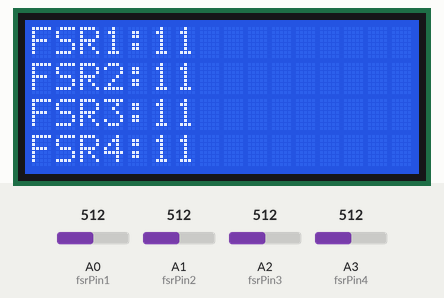
The sketch below on a simulated Arduino Uno, built with avr-gcc and run on an emulated ATmega328P. Shown: 16×4 character LCD. The test bench sets the inputs (shaded band); at power-on: A0 (fsrPin1) = 512, A1 (fsrPin2) = 512, A2 (fsrPin3) = 512, A3 (fsrPin4) = 512. What the sketch prints to the serial monitor is not drawn.

Above: at 1.2 s.
1.3 s: A0 (fsrPin1) set to 716
At 3.2 s:
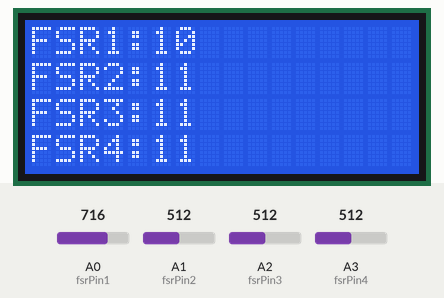
3.5 s: A1 (fsrPin2) set to 716
At 5.3 s:
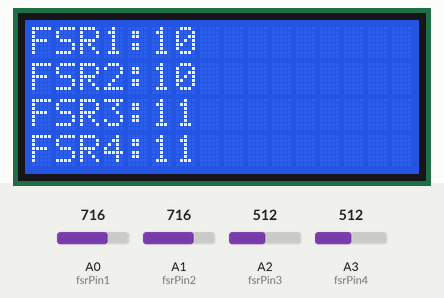
5.6 s: A2 (fsrPin3) set to 716
At 7.3 s:
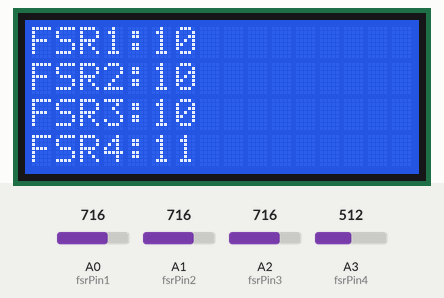
7.6 s: A3 (fsrPin4) set to 716
At 8.4 s:
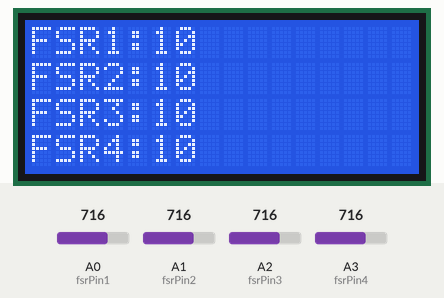
9.6 s: A0 (fsrPin1) set to 306
At 10.5 s:
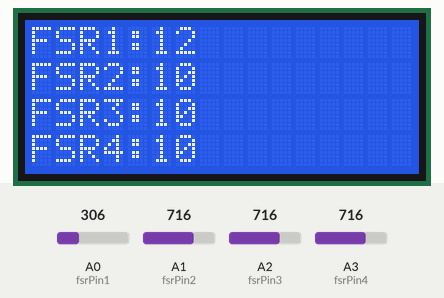
11.6 s: A1 (fsrPin2) set to 306
At 12.7 s:
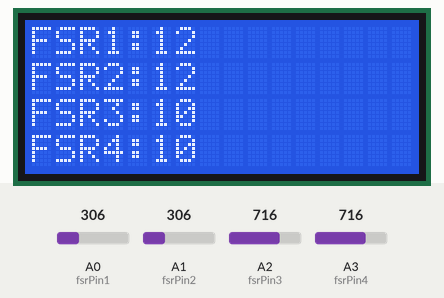
Timing chart, 0 to 14.6 s (numbered marks = the images above; inputs shaded):
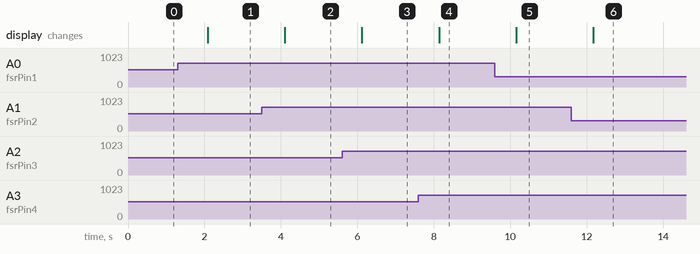

Measured:
- after the input at 1.3 s, the display: changes after 0.79 s (image 1)
- after the input at 3.5 s, the display: changes after 0.61 s (image 2)
- after the input at 5.6 s, the display: changes after 0.52 s (image 3)
- after the input at 7.6 s, the display: changes after 0.54 s (image 4)
- after the input at 9.6 s, the display: changes after 0.56 s (image 5)
- after the input at 11.6 s, the display: changes after 0.57 s (image 6)

The sketch:

FSR_4_TX_ARDUINO_labview.ino
```cpp
/* FSR testing sketch.

Connect one end of FSR to power, the other end to Analog 0.
Then connect one end of a 10K resistor from Analog 0 to ground

For more information see www.ladyada.net/learn/sensors/fsr.html */
#include <LiquidCrystal.h>
LiquidCrystal lcd(12, 11, 5, 4, 3, 2);

int fsrPin1 = 0;     // the FSR and 10K pulldown are connected to a0
int fsrPin2 = 1;
int fsrPin3 = 2;
int fsrPin4 = 3;

int fsrReading1;     // the analog reading from the FSR resistor divider
int fsrReading2;
int fsrReading3;
int fsrReading4;

int fsrVoltage1;     // the analog reading converted to voltage
int fsrVoltage2;
int fsrVoltage3;
int fsrVoltage4;
unsigned long fsrResistance1;  // The voltage converted to resistance, can be very big so make "long"
unsigned long fsrResistance2;
unsigned long fsrResistance3;
unsigned long fsrResistance4;
unsigned long fsrConductance1;
unsigned long fsrConductance2;
unsigned long fsrConductance3;
unsigned long fsrConductance4;

long fsrForce1;       // Finally, the resistance converted to force
long fsrForce2;
long fsrForce3;
long fsrForce4;

void setup(void)
{
  lcd.begin(16,4);
  Serial.begin(9600);   // We'll send debugging information via the Serial monitor
}

void loop(void)
{
  fsrReading1 = analogRead(fsrPin1);
  fsrReading2 = analogRead(fsrPin2);
  fsrReading3 = analogRead(fsrPin3);
  fsrReading4 = analogRead(fsrPin4);
 /* Serial.print("Analog reading1 = ");
  Serial.println(fsrReading1);
   Serial.print("Analog reading2 = ");
  Serial.println(fsrReading2);
   Serial.print("Analog reading3 = ");
  Serial.println(fsrReading3);
   Serial.print("Analog reading4 = ");
  Serial.println(fsrReading4);*/

  // analog voltage reading ranges from about 0 to 1023 which maps to 0V to 5V (= 5000mV)
  fsrVoltage1 = map(fsrReading1, 0, 1023, 5000, 0);
  fsrVoltage2 = map(fsrReading2, 0, 1023, 5000, 0);
  fsrVoltage3 = map(fsrReading3, 0, 1023, 5000, 0);
  fsrVoltage4 = map(fsrReading4, 0, 1023, 5000, 0);
 /* Serial.print("Voltage reading1 in mV = ");
  Serial.println(fsrVoltage1);
 Serial.print("Voltage reading2 in mV = ");
  Serial.println(fsrVoltage2);
  Serial.print("Voltage reading3 in mV = ");
  Serial.println(fsrVoltage3);
  Serial.print("Voltage reading4 in mV = ");
  Serial.println(fsrVoltage4);*/

  if ((fsrVoltage1 == 0)||(fsrVoltage2 == 0)||(fsrVoltage3 == 0)||(fsrVoltage4 == 0))
  {
    lcd.clear();
    lcd.print("No pressure");
    //Serial.println("No pressure");
  }

  else
  {
    // The voltage = Vcc * R / (R + FSR) where R = 10K and Vcc = 5V
    // so FSR = ((Vcc - V) * R) / V        yay math!
    fsrResistance1 = 5000 - fsrVoltage1;     // fsrVoltage is in millivolts so 5V = 5000mV
    fsrResistance1 *= 10000;                // 10K resistor
    fsrResistance1 /= fsrVoltage1;

    fsrResistance2 = 5000 - fsrVoltage2;     // fsrVoltage is in millivolts so 5V = 5000mV
    fsrResistance2 *= 10000;                // 10K resistor
    fsrResistance2 /= fsrVoltage2;

    fsrResistance3 = 5000 - fsrVoltage3;     // fsrVoltage is in millivolts so 5V = 5000mV
    fsrResistance3 *= 10000;                // 10K resistor
    fsrResistance3 /= fsrVoltage3;

    fsrResistance4 = 5000 - fsrVoltage4;     // fsrVoltage is in millivolts so 5V = 5000mV
    fsrResistance4 *= 10000;                // 10K resistor
    fsrResistance4 /= fsrVoltage4;

   /* Serial.print("FSR resistance1 in ohms = ");
    Serial.println(fsrResistance1);

    Serial.print("FSR resistance2 in ohms = ");
    Serial.println(fsrResistance2);

    Serial.print("FSR resistance3 in ohms = ");
    Serial.println(fsrResistance3);

    Serial.print("FSR resistance4 in ohms = ");
    Serial.println(fsrResistance4);*/

    fsrConductance1 = 1000000;           // we measure in micromhos so
    fsrConductance1 /= fsrResistance1;

    fsrConductance2 = 1000000;           // we measure in micromhos so
    fsrConductance2 /= fsrResistance2;

    fsrConductance3 = 1000000;           // we measure in micromhos so
    fsrConductance3 /= fsrResistance3;

    fsrConductance4 = 1000000;           // we measure in micromhos so
    fsrConductance4 /= fsrResistance4;

    /*Serial.print("Conductance1 in microMhos: ");
    Serial.println(fsrConductance1);

     Serial.print("Conductance2 in microMhos: ");
    Serial.println(fsrConductance2);

     Serial.print("Conductance3 in microMhos: ");
    Serial.println(fsrConductance3);

     Serial.print("Conductance4 in microMhos: ");
    Serial.println(fsrConductance4);*/

    // Use the two FSR guide graphs to approximate the force
    if ((fsrConductance1 <= 1000)|| (fsrConductance2 <= 1000)|| (fsrConductance3 <= 1000)|| (fsrConductance4 <= 1000))
    {
      lcd.clear();
      fsrForce1 = fsrConductance1 / 80;
      fsrForce2 = fsrConductance2 / 80;
      fsrForce3 = fsrConductance3 / 80;
      fsrForce4 = fsrConductance4 / 80;

      fsrForce1=fsrForce1+10;
      fsrForce2=fsrForce2+10;
      fsrForce3=fsrForce3+10;
      fsrForce4=fsrForce4+10;
      /*Serial.print("Force1 in Newtons: ");
      Serial.println(fsrForce1);*/
      lcd.setCursor(0,0);
      lcd.print("FSR1:");
      lcd.print(fsrForce1);

      /*Serial.print("Force2 in Newtons: ");
      Serial.println(fsrForce2);*/
      lcd.setCursor(0,1);
      lcd.print("FSR2:");
      lcd.print(fsrForce2);

      /*Serial.print("Force3 in Newtons: ");
      Serial.println(fsrForce3);*/
      lcd.setCursor(0,2);
      lcd.print("FSR3:");
      lcd.print(fsrForce3);

      /*Serial.print("Force4 in Newtons: ");
      Serial.println(fsrForce4);*/
      lcd.setCursor(0,3);
      lcd.print("FSR4:");
      lcd.print(fsrForce4);


      Serial.print("FSR1:");
      Serial.print(fsrForce1);
      Serial.print("FSR2:");
      Serial.print(fsrForce2);
      Serial.print("FSR3:");
      Serial.print(fsrForce3);
      Serial.print("FSR4:");
      Serial.println(fsrForce4);

    }
    else
    {
      lcd.clear();
      fsrForce1 = fsrConductance1 - 1000;
      fsrForce1 /= 30;

      fsrForce2 = fsrConductance2 - 1000;
      fsrForce2 /= 30;

      fsrForce3 = fsrConductance3 - 1000;
      fsrForce3 /= 30;

      fsrForce4 = fsrConductance4 - 1000;
      fsrForce4 /= 30;

      fsrForce1=fsrForce1+10;
      fsrForce2=fsrForce2+10;
      fsrForce3=fsrForce3+10;
      fsrForce4=fsrForce4+10;
      /*Serial.print("Force1 in Newtons: ");
      Serial.println(fsrForce1);*/
       lcd.setCursor(0,0);
      lcd.print("FSR1:");
      lcd.print(fsrForce1);

      /*Serial.print("Force2 in Newtons: ");
      Serial.println(fsrForce2);*/
      lcd.setCursor(0,1);
      lcd.print("FSR2:");
      lcd.print(fsrForce2);

      /*Serial.print("Force3 in Newtons: ");
      Serial.println(fsrForce3);*/
      lcd.setCursor(0,2);
      lcd.print("FSR3:");
      lcd.print(fsrForce3);

      /*Serial.print("Force4 in Newtons: ");
      Serial.println(fsrForce4);*/
      lcd.setCursor(0,3);
      lcd.print("FSR4:");
      lcd.print(fsrForce4);


      Serial.print("FSR1:");
      Serial.print(fsrForce1);
      Serial.print("FSR2:");
      Serial.print(fsrForce2);
      Serial.print("FSR3:");
      Serial.print(fsrForce3);
       Serial.print("FSR4:");
      Serial.println(fsrForce4);
    }
  }
      //Serial.println("--------------------");
      delay(1000);
}
```
